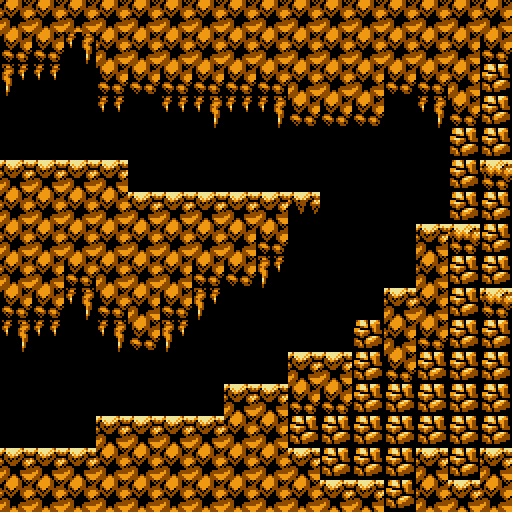

Tiled map render using the project's own tile images. Description and the whole map definition, tile-layer contents included, below:
An orthogonal 16x16 tile map with 32x32 px tiles, 1 tile layer (Tile Layer 1).

<map version="1.0" tiledversion="1.0.2" orientation="orthogonal" renderorder="right-down" width="16" height="16" tilewidth="32" tileheight="32" nextobjectid="1">
 <tileset firstgid="1" source="omega.tsx" />
 <layer name="Tile Layer 1" width="16" height="16">
  <data encoding="csv">
417,417,417,417,417,417,417,417,417,417,417,417,417,417,417,417,
481,481,483,417,417,417,417,417,417,417,417,417,417,417,417,481,
485,482,352,481,481,481,481,481,481,417,417,417,481,481,417,420,
352,352,352,482,352,482,483,482,483,481,481,481,352,483,481,420,
352,352,352,352,352,352,352,352,352,352,352,352,352,352,420,420,
353,353,353,353,352,352,352,352,352,352,352,352,352,352,420,355,
417,417,417,417,353,353,353,353,353,354,352,352,352,352,420,420,
417,417,417,417,417,417,417,417,481,352,352,352,352,353,355,420,
417,417,481,417,417,417,481,481,485,352,352,352,352,417,420,420,
481,481,483,481,417,481,485,352,352,352,352,352,353,417,420,355,
483,482,352,483,481,485,352,352,352,352,352,420,417,481,420,420,
352,352,352,352,352,352,352,352,352,353,353,420,481,420,420,420,
352,352,352,352,352,352,352,353,353,481,481,420,420,420,420,420,
352,352,352,353,353,353,353,417,417,420,420,420,420,420,420,420,
353,353,353,417,417,417,417,417,417,353,420,420,420,353,420,353,
417,417,417,417,417,417,417,417,417,417,353,353,545,417,353,417
</data>
 </layer>
</map>